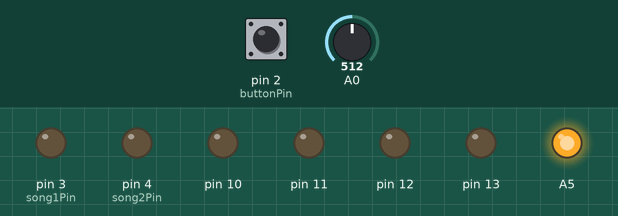
Bench run of a sketch on a simulated Arduino Uno, built with avr-gcc and run on an emulated ATmega328P. On the bench: output pins drawn as LEDs (lit = HIGH). The test bench sets the inputs (shaded band); at power-on: A0 = 512, pin 2 (buttonPin) LOW. What the sketch prints to the serial monitor is not drawn.

Above: at 1.2 s.
1.3 s: A0 set to 157
4.3 s: A0 set to 136
At 5.5 s:
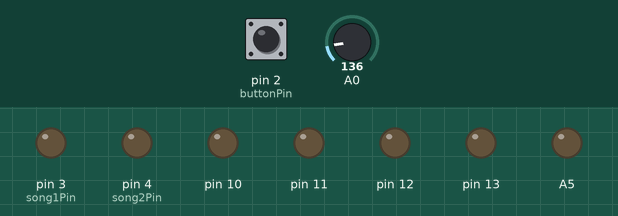
5.8 s: pin 2 (buttonPin) pulled HIGH for 0.15 s
At 15.0 s:
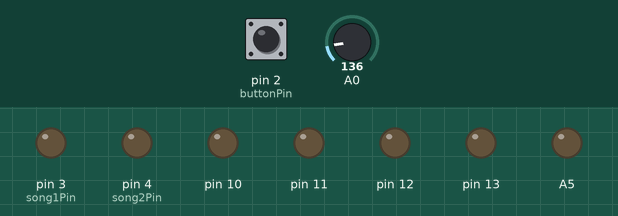
Timing chart, 0 to 15.3 s (numbered marks = the images above; inputs shaded):
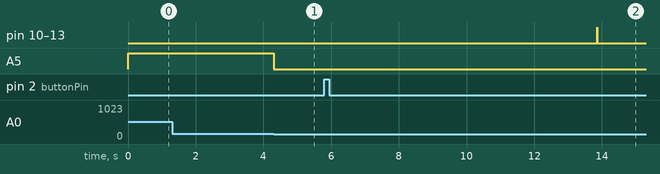

Measured:
- the behaviour switches between 151 and 150 on A0 (found by bisection; images 0 and 1)
- after the input at 1.3 s, every drawn part: stays the same
- after the input at 4.3 s, A5: HIGH → LOW at once
- after the input at 5.8 s, pin 10–13: LOW → HIGH after 8.1 s, → LOW 0.01 s later

The sketch:

togetherwheelcontrol.ino
```cpp
// Together Wheel
// By Craig Neilson

// Created for MOTAT, Auckland New Zealand, for Matariki 'Night Lights' event.
// Special credits to Ian Neilson, Sammy Williams, Nick Schwarzenberg, Cameron May, John Edmark

// An Arduino-controled rotating zoetrope
// I hereby release this code to the PUBLIC DOMAIN, YEEEHAW

//INSTRUCTIONS:

//Sense press:
//Play new sound
//Send HIGH signal to motor
//Count to 5
//Send relay HIGH signal (turn off) ambient lights
//Flicker strobes
//
//
//No press:
//
//Turn off strobes
//Play original sound
//Send LOW signal to motor
//Send LOW to Relay (ambient lights on)
//
//
//


//------------------------------------------------------------------
// General configuration
//------------------------------------------------------------------

// Set the number of times for the lights to flash per second
unsigned int flashCount = 24;
// And the duraction (milliseconds) that each flash on should be
// 1 second = 1,000 milliseconds
const long onTime = 2;

// Automatic calculation of the offTime based on the above
unsigned long totalOnTime = onTime * flashCount;
unsigned long totalOffTime = 1000 - totalOnTime;
unsigned long offTime = totalOffTime / flashCount;
//unsigned long currentMillis = millis();
unsigned long currentMillis = 0;
unsigned long buttonMillis = 0;
unsigned long touchDuration = 0;
unsigned long buttonTime; // will store the time the button was pressed


const short triggerThreshold = 150;// Lower value is more sensitive

const int buttonPin = 2;     // the number of the pushbutton pin
int buttonState = 0;         // variable for reading the pushbutton status
const int song1Pin =  3;      // Song 1 on the MP3 module
const int song2Pin =  4;      // Song 2 on the MP3 module
const int relay1Pin = 5;      // Relay channel 1
const int relay2Pin = 6;      // Relay channel 2
const int motorPin = 7;       // Tells the motor to go in to fast mode when high
unsigned int buttonStep = 0;


//------------------------------------------------------------------
// Schedule when button pressed
//------------------------------------------------------------------

unsigned long motorTime = 1000;
unsigned long relayTime = 4000;
unsigned long strobeTime = 6000;

//------------------------------------------------------------------
// Define our ledControl class
//------------------------------------------------------------------

class ledControl {

    // Class that controls the state of the LEDs
    // Doesn't handle timing any more as this needs to be global

    // Private vars to be only used here
    unsigned int ledPin;

    // Public vars to be shared with the rest of the code
    public:

    // Constructor - creates an ledControl
    ledControl(int _pin ) {
      ledPin = _pin;
      pinMode(ledPin, OUTPUT);
    }

    // Function to switch state as input
    void switchLedState(unsigned int _state) {
      digitalWrite(ledPin,_state);
    }

}; // End definition of ledControl class

//------------------------------------------------------------------
// Configure each LED channel here
//------------------------------------------------------------------


// input vars are (pin, note)
ledControl led1(10);
ledControl led2(11);
ledControl led3(12);
ledControl led4(13);


// Init the vars for global LED control
unsigned int globalLedState = LOW; // Start with our state as lights off
unsigned long ledLastSwitch = 0;
unsigned long curTime = 0;


void setup() {
  // put your setup code here, to run once:

    // Make sure the lights are off when we start:

    led1.switchLedState(LOW);
    led2.switchLedState(LOW);
    led3.switchLedState(LOW);
    led4.switchLedState(LOW);

    // initialize the pushbutton pin as an input:

  Serial.begin(4800);
  pinMode(buttonPin, INPUT);

  // Analog touch sensor setup
  pinMode(A0, INPUT);
  pinMode(A5, OUTPUT);
  digitalWrite(A5, LOW);
  delay(1);

} // End setup


void loop() {

  currentMillis = millis() ;

// Read analog & generate buttonpress for digital button
short value = analogRead(A0);
  digitalWrite(A5, (value > triggerThreshold) ? HIGH : LOW);
  delayMicroseconds(10000);// 10ms;

buttonState = digitalRead(buttonPin);


  // check if the pushbutton is pressed.
  // if it is, the buttonState is HIGH:
  if (buttonState == HIGH) {


//------------------------------------------------------------------
// Button is PRESSED, let's party.
//------------------------------------------------------------------


    if (buttonMillis == 0)
{
//buttonMillis = currentMillis; // check and label the time that we pressed the button
}
    // calculate elapsed time since touch
    touchDuration = currentMillis - buttonMillis;

    Serial.write("Button ON\n");
    Serial.write(curTime);


    unsigned long buttonMillis = currentMillis; // check and label the time
    // calculate elapsed time since touch
    unsigned long touchDuration = millis() - buttonMillis;

    Serial.write("Button ON\n");
    Serial.write(curTime);


     // Play the "active" sound
     pinMode(song1Pin, INPUT);   // disconnect Song1 from ground
     pinMode(song2Pin, OUTPUT); // Play Song2

     // Make the motor speed up
      digitalWrite(motorPin, HIGH);

 if ((buttonStep == 0) & (buttonState == HIGH))
{
delay(8000);
}
buttonStep = 1;


//delay(4000);
//if (touchDuration > 4000)
delay(2);
//    {
     // Switch the relay lights OFF
     digitalWrite(relay1Pin, LOW);
     digitalWrite(relay2Pin, LOW);
//    }


//delay(4000);
 //------------------------------------------------------------------
  // Begin LED control
  //------------------------------------------------------------------

    curTime = millis();
    if (( globalLedState == LOW ) && ( curTime - ledLastSwitch >= offTime )) {
      globalLedState = HIGH;
      ledLastSwitch = curTime;
      {
        led1.switchLedState(HIGH);
        led2.switchLedState(HIGH);
        led3.switchLedState(HIGH);
        led4.switchLedState(HIGH);
      }
    }

    if (( globalLedState == HIGH) && ( curTime - ledLastSwitch >= onTime )) {
      globalLedState = LOW;
      ledLastSwitch = curTime;
      {
        led1.switchLedState(LOW);
        led2.switchLedState(LOW);
        led3.switchLedState(LOW);
        led4.switchLedState(LOW);
      }
    }


}

// End of what to do when the button is pressed.

//------------------------------------------------------------------
// What to do if the button is not pressed
//------------------------------------------------------------------

else {
    // Turn things off
    Serial.write("Button OFF\n");
    Serial.write(curTime);
    led1.switchLedState(LOW);
        led2.switchLedState(LOW);
        led3.switchLedState(LOW);
        led4.switchLedState(LOW);

     // Play the "holding" sound
     pinMode(song1Pin, OUTPUT); // Play Song1
     pinMode(song2Pin, INPUT);   // disconnect Song2 from ground

     // Make the motor slow down
     digitalWrite(motorPin, LOW);

     // Reset the timing
     buttonMillis = 0 ;

     // Switch the relay lights ON
     digitalWrite(relay1Pin, HIGH);
     digitalWrite(relay2Pin, HIGH);

     buttonStep = 0;
  }

}
```
